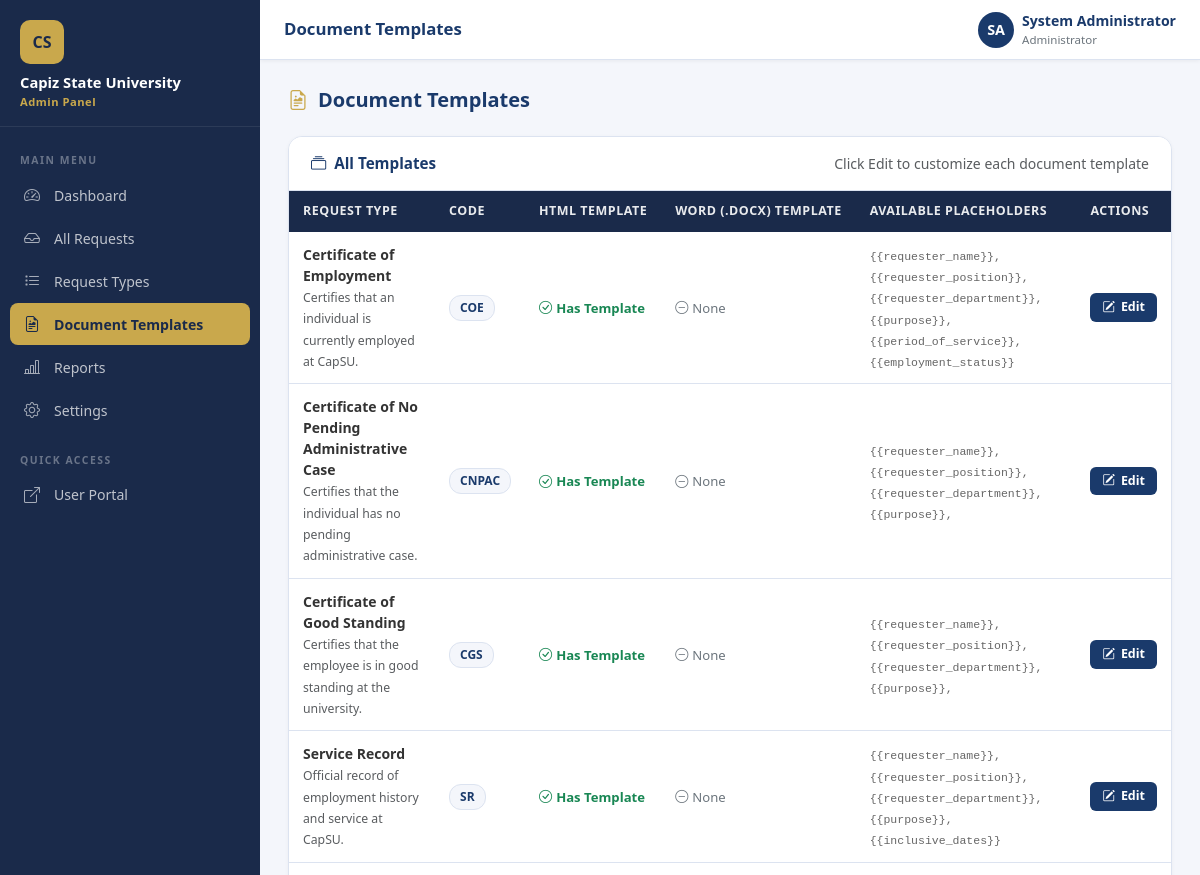
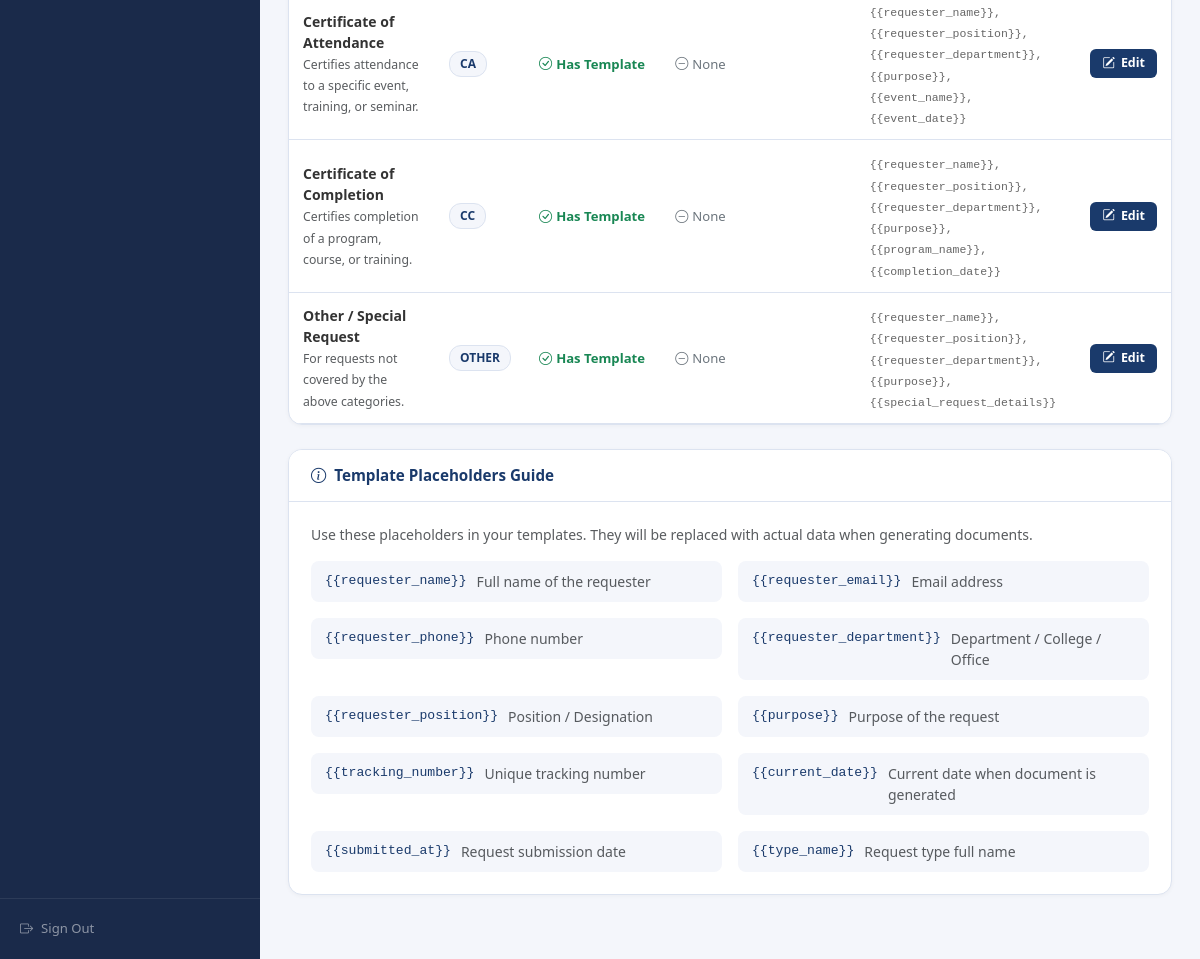
Screenshot of /admin/templates (signed in) with the database file from the repository (2 pictures, top to bottom).
### tables this page shows
CREATE TABLE IF NOT EXISTS settings (
  id INT PRIMARY KEY AUTO_INCREMENT,
  setting_key VARCHAR(100) UNIQUE NOT NULL,
  setting_value TEXT,
  updated_at TIMESTAMP DEFAULT CURRENT_TIMESTAMP ON UPDATE CURRENT_TIMESTAMP
);

CREATE TABLE IF NOT EXISTS document_templates (
  id INT PRIMARY KEY AUTO_INCREMENT,
  request_type_id INT NOT NULL UNIQUE,
  template_content LONGTEXT,
  header_html LONGTEXT,
  footer_html TEXT,
  layout_json JSON,
  template_docx_path VARCHAR(255) DEFAULT NULL,
  updated_at TIMESTAMP DEFAULT CURRENT_TIMESTAMP ON UPDATE CURRENT_TIMESTAMP,
  FOREIGN KEY (request_type_id) REFERENCES request_types(id)
);

CREATE TABLE IF NOT EXISTS request_types (
  id INT PRIMARY KEY AUTO_INCREMENT,
  code VARCHAR(20) UNIQUE NOT NULL,
  name VARCHAR(150) NOT NULL,
  description TEXT,
  form_fields JSON,
  is_active TINYINT(1) DEFAULT 1
);

### includes/functions.php (called while the page is built, shortened)
<?php
function get_setting($key) {
    $db = get_db();
    $stmt = $db->prepare('SELECT setting_value FROM settings WHERE setting_key = ?');
    $stmt->execute([$key]);
    $row = $stmt->fetch();
    return $row ? $row['setting_value'] : null;
}
function get_request_types_with_templates() {
    $db = get_db();
    $stmt = $db->query(
        'SELECT rt.*, dt.id AS template_id, dt.template_content,
                dt.header_html, dt.footer_html, dt.layout_json,
                dt.template_docx_path
         FROM request_types rt
         LEFT JOIN document_templates dt ON rt.id = dt.request_type_id
         ORDER BY rt.id ASC'
    );
    return $stmt->fetchAll();
}

### admin/templates.php (the view, shortened to what this page needs)
<?php
require_once __DIR__ . '/../includes/functions.php';
$templates = get_request_types_with_templates();
?>
<!DOCTYPE html>
<html lang="en">
<head>
    <link rel="stylesheet" href="https://cdn.jsdelivr.net/npm/bootstrap@5.3.2/dist/css/bootstrap.min.css">
    <link rel="stylesheet" href="https://cdn.jsdelivr.net/npm/bootstrap-icons@1.11.3/font/bootstrap-icons.min.css">
    <link rel="stylesheet" href="../assets/css/admin.css">
</head>
<body>
<?php include __DIR__ . '/includes/sidebar.php'; ?>
<div class="admin-main">
<?php include __DIR__ . '/includes/header.php'; ?>
<div class="admin-content">
    <div class="page-header-bar">
        <h4><i class="bi bi-file-earmark-richtext"></i> Document Templates</h4>
    </div>
    <div class="admin-card">
        <div class="card-header">
            <h5><i class="bi bi-collection"></i> All Templates</h5>
            <span class="text-muted small">Click Edit to customize each document template</span>
        </div>
        <div class="card-body p-0">
            <table class="admin-table">
                <thead>
                    <tr>
                        <th>Request Type</th>
                        <th>Code</th>
                        <th>HTML Template</th>
                        <th>Word (.docx) Template</th>
                        <th>Available Placeholders</th>
                        <th>Actions</th>
                    </tr>
                </thead>
                <tbody>
                    <?php foreach ($templates as $tpl): ?>
                    <tr>
                        <td>
                            <strong><?= htmlspecialchars($tpl['name']) ?></strong>
                            <br><small class="text-muted"><?= htmlspecialchars($tpl['description'] ?? '') ?></small>
                        </td>
                        <td>
                            <span class="status-badge" style="background:var(--light-bg);color:var(--primary-navy);border:1px solid var(--border-color);">
                                <?= htmlspecialchars($tpl['code']) ?>
                            </span>
                        </td>
                        <td>
                            <?php if ($tpl['template_content']): ?>
                            <span style="color:#198754;font-size:0.82rem;font-weight:600;"><i class="bi bi-check-circle me-1"></i>Has Template</span>
                            <?php else: ?>
                            <span style="color:#dc3545;font-size:0.82rem;font-weight:600;"><i class="bi bi-x-circle me-1"></i>No Template</span>
                            <?php endif; ?>
                        </td>
                        <td>
                            <?php if (!empty($tpl['template_docx_path'])): ?>
                            <span style="color:#198754;font-size:0.82rem;font-weight:600;"><i class="bi bi-file-word me-1"></i>Uploaded</span>
                            <?php else: ?>
                            <span style="color:#6c757d;font-size:0.82rem;"><i class="bi bi-dash-circle me-1"></i>None</span>
                            <?php endif; ?>
                        </td>
                        <td>
                            <code style="font-size:0.72rem;color:#666;">
                                {{requester_name}}, {{requester_position}},<br>
                                {{requester_department}}, {{purpose}},<br>
                                <?php
                                $fields = json_decode($tpl['form_fields'] ?? '[]', true) ?: [];
                                $ph = array_map(fn($f) => '{{'.$f['name'].'}}', $fields);
                                echo implode(', ', array_map('htmlspecialchars', $ph));
                                ?>
                            </code>
                        </td>
                        <td>
                            <a href="template_editor?type_id=<?= $tpl['id'] ?>" class="btn-admin-primary btn-admin-sm">
                                <i class="bi bi-pencil-square"></i> Edit
                            </a>
                        </td>
                    </tr>
                    <?php endforeach; ?>
                </tbody>
            </table>
        </div>
    </div>
    <div class="admin-card">
        <div class="card-header">
            <h5><i class="bi bi-info-circle"></i> Template Placeholders Guide</h5>
        </div>
        <div class="card-body">
            <p class="text-muted small mb-3">Use these placeholders in your templates. They will be replaced with actual data when generating documents.</p>
            <div class="row g-3">
                <?php
                $placeholders = [
                    ['{{requester_name}}',       'Full name of the requester'],
                    ['{{requester_email}}',      'Email address'],
                    ['{{requester_phone}}',      'Phone number'],
                    ['{{requester_department}}', 'Department / College / Office'],
                    ['{{requester_position}}',   'Position / Designation'],
                    ['{{purpose}}',              'Purpose of the request'],
                    ['{{tracking_number}}',      'Unique tracking number'],
                    ['{{current_date}}',         'Current date when document is generated'],
                    ['{{submitted_at}}',         'Request submission date'],
                    ['{{type_name}}',            'Request type full name'],
                ];
                foreach ($placeholders as $ph): ?>
                <div class="col-md-6">
                    <div style="background:var(--light-bg);border-radius:8px;padding:10px 14px;display:flex;gap:10px;align-items:flex-start;">
                        <code style="color:var(--primary-navy);font-size:0.82rem;white-space:nowrap;flex-shrink:0;"><?= $ph[0] ?></code>
                        <span class="text-muted small"><?= $ph[1] ?></span>
                    </div>
                </div>
                <?php endforeach; ?>
            </div>
        </div>
    </div>
</div>
</div>
</body>
</html>

### admin/includes/sidebar.php (shortened to what this page needs)
<?php
$current_page = basename($_SERVER['PHP_SELF'], '.php');
$uni_name = get_setting('university_name') ?: 'Capiz State University';
$uni_logo = get_setting('university_logo');
$nav_links = [
    ['href' => 'dashboard',      'icon' => 'bi-speedometer2',         'label' => 'Dashboard'],
    ['href' => 'requests',        'icon' => 'bi-inbox',                 'label' => 'All Requests'],
    ['href' => 'request_types',   'icon' => 'bi-list-task',             'label' => 'Request Types'],
    ['href' => 'templates',       'icon' => 'bi-file-earmark-richtext', 'label' => 'Document Templates'],
    ['href' => 'reports',         'icon' => 'bi-bar-chart-line',        'label' => 'Reports'],
    ['href' => 'settings',        'icon' => 'bi-gear',                  'label' => 'Settings'],
];
?>
<aside class="admin-sidebar" id="adminSidebar">
    <div class="sidebar-brand">
        <div class="brand-logo">
            <?php if (!empty($uni_logo)): ?>
            <img src="../<?= htmlspecialchars($uni_logo) ?>" alt="<?= htmlspecialchars($uni_name) ?> Logo" class="brand-logo-img brand-logo-img--square">
            <?php else: ?>CS<?php endif; ?>
        </div>
        <h6><?= htmlspecialchars($uni_name) ?></h6>
        <small>Admin Panel</small>
    </div>
    <nav class="sidebar-nav">
        <div class="nav-section-label">Main Menu</div>
        <ul class="list-unstyled mb-0">
            <?php foreach ($nav_links as $link): ?>
            <li class="nav-item">
                <a href="<?= $link['href'] ?>"
                   class="nav-link <?= ($current_page === $link['href']) ? 'active' : '' ?>">
                    <i class="bi <?= $link['icon'] ?>"></i>
                    <span><?= $link['label'] ?></span>
                </a>
            </li>
            <?php endforeach; ?>
        </ul>
        <div class="nav-section-label mt-2">Quick Access</div>
        <ul class="list-unstyled mb-0">
            <li class="nav-item">
                <a href="../index" target="_blank" class="nav-link">
                    <i class="bi bi-box-arrow-up-right"></i>
                    <span>User Portal</span>
                </a>
            </li>
        </ul>
    </nav>
    <div class="sidebar-footer">
        <a href="logout">
            <i class="bi bi-box-arrow-right"></i>
            <span>Sign Out</span>
        </a>
    </div>
</aside>

### assets/css/admin.css (style rules this page uses)
:root { --primary-dark: #1a2a4a; --primary-navy: #1a3a6b; --accent-gold: #c9a84c; --accent-gold-dark: #a8883a; --white: #ffffff; --sidebar-width: 260px; --header-height: 60px; --light-bg: #f4f6fb; --border-color: #dce3f0; --text-muted: #6c757d; }
* { box-sizing: border-box; }
body { font-family: 'Segoe UI', Arial, sans-serif; background: var(--light-bg); margin: 0; padding: 0; min-height: 100vh; }
.admin-sidebar { position: fixed; left: 0; top: 0; bottom: 0; width: var(--sidebar-width); background: var(--primary-dark); z-index: 1000; overflow-y: auto; transition: transform 0.3s ease; display: flex; flex-direction: column; }
.sidebar-brand { padding: 20px 20px 16px; border-bottom: 1px solid rgba(255,255,255,0.08); flex-shrink: 0; }
.sidebar-brand .brand-logo { width: 44px; height: 44px; background: var(--accent-gold); border-radius: 10px; display: flex; align-items: center; justify-content: center; font-weight: 900; font-size: 1rem; color: var(--primary-dark); margin-bottom: 10px; overflow: hidden; }
.sidebar-brand h6 { color: var(--white); font-size: 0.92rem; font-weight: 700; margin: 0 0 2px; line-height: 1.2; }
.sidebar-brand small { color: var(--accent-gold); font-size: 0.7rem; font-weight: 600; letter-spacing: 0.5px; display: block; }
.sidebar-nav { flex: 1; padding: 12px 0; }
.nav-section-label { font-size: 0.65rem; font-weight: 700; color: rgba(255,255,255,0.35); letter-spacing: 1.5px; text-transform: uppercase; padding: 14px 20px 4px; }
.sidebar-nav .nav-item { margin: 1px 10px; }
.sidebar-nav .nav-link { display: flex; align-items: center; gap: 10px; padding: 9px 14px; color: rgba(255,255,255,0.72); text-decoration: none; border-radius: 8px; font-size: 0.88rem; font-weight: 500; transition: all 0.2s; }
.sidebar-nav .nav-link i { font-size: 1rem; width: 20px; flex-shrink: 0; opacity: 0.85; }
.sidebar-nav .nav-link.active { background: var(--accent-gold); color: var(--primary-dark); font-weight: 700; }
.sidebar-nav .nav-link.active i { opacity: 1; color: var(--primary-dark); }
.sidebar-footer { padding: 14px 20px; border-top: 1px solid rgba(255,255,255,0.08); flex-shrink: 0; }
.sidebar-footer a { display: flex; align-items: center; gap: 8px; color: rgba(255,255,255,0.5); font-size: 0.82rem; text-decoration: none; padding: 6px 0; transition: color 0.2s; }
.admin-main { margin-left: var(--sidebar-width); padding-top: var(--header-height); min-height: 100vh; }
.admin-content { padding: 28px 28px 40px; }
.admin-card { background: var(--white); border-radius: 14px; border: 1px solid var(--border-color); overflow: hidden; margin-bottom: 24px; box-shadow: 0 1px 4px rgba(0,0,0,0.04); }
.admin-card .card-header { background: var(--white); border-bottom: 1px solid var(--border-color); padding: 16px 22px; display: flex; align-items: center; justify-content: space-between; }
.admin-card .card-header h5 { font-size: 0.95rem; font-weight: 700; color: var(--primary-navy); margin: 0; display: flex; align-items: center; gap: 8px; }
.admin-card .card-body { padding: 22px; }
.admin-table { width: 100%; border-collapse: collapse; font-size: 0.875rem; }
.admin-table thead th { background: var(--primary-dark); color: rgba(255,255,255,0.9); padding: 11px 14px; font-size: 0.78rem; font-weight: 600; text-transform: uppercase; letter-spacing: 0.5px; white-space: nowrap; }
.admin-table thead th:first-child { border-radius: 0; }
.admin-table tbody tr { border-bottom: 1px solid var(--border-color); transition: background 0.15s; }
.admin-table tbody td { padding: 12px 14px; vertical-align: middle; color: #333; }
.status-badge { display: inline-block; padding: 3px 10px; border-radius: 12px; font-size: 0.75rem; font-weight: 700; text-transform: capitalize; }
.btn-admin-primary { background: var(--primary-navy); color: var(--white); border: none; padding: 9px 22px; border-radius: 8px; font-weight: 600; font-size: 0.88rem; cursor: pointer; transition: all 0.2s; text-decoration: none; display: inline-flex; align-items: center; gap: 6px; }
.btn-admin-sm { padding: 5px 12px; font-size: 0.78rem; border-radius: 6px; }
.page-header-bar { display: flex; align-items: center; justify-content: space-between; margin-bottom: 24px; flex-wrap: wrap; gap: 12px; }
.page-header-bar h4 { font-size: 1.25rem; font-weight: 700; color: var(--primary-navy); margin: 0; display: flex; align-items: center; gap: 10px; }
.page-header-bar h4 i { color: var(--accent-gold); }

### rows the page displays
settings: setting_value "Capiz State University"
document_templates: request_type.name "Certificate of Employment", request_type.description "Certifies that an individual is currently employed at CapSU.", request_type.code "COE", shows "Has Template", shows "None", request_type.form_fields "{{period_of_service}}, {{employment_status}}"
document_templates: request_type.name "Certificate of No Pending Administrative Case", request_type.description "Certifies that the individual has no pending administrative case.", request_type.code "CNPAC", shows "Has Template", shows "None"
document_templates: request_type.name "Certificate of Good Standing", request_type.description "Certifies that the employee is in good standing at the university.", request_type.code "CGS", shows "Has Template", shows "None"
document_templates: request_type.name "Service Record", request_type.description "Official record of employment history and service at CapSU.", request_type.code "SR", shows "Has Template", shows "None", request_type.form_fields "{{inclusive_dates}}"
document_templates: request_type.name "Certificate of Attendance", request_type.description "Certifies attendance to a specific event, training, or seminar.", request_type.code "CA", shows "Has Template", shows "None", request_type.form_fields "{{event_name}}, {{event_date}}"
document_templates: request_type.name "Certificate of Completion", request_type.description "Certifies completion of a program, course, or training.", request_type.code "CC", shows "Has Template", shows "None", request_type.form_fields "{{program_name}}, {{completion_date}}"
document_templates: request_type.name "Other / Special Request", request_type.description "For requests not covered by the above categories.", request_type.code "OTHER", shows "Has Template", shows "None", request_type.form_fields "{{special_request_details}}"

### other values shown
$link['label'] "Dashboard"
$link['label'] "All Requests"
$link['label'] "Request Types"
$link['label'] "Document Templates"
$link['label'] "Reports"
$link['label'] "Settings"
$initials "SA"
$current_admin_name "System Administrator"
$ph[0] "{{requester_name}}"
$ph[1] "Full name of the requester"
$ph[0] "{{requester_email}}"
$ph[1] "Email address"
$ph[0] "{{requester_phone}}"
$ph[1] "Phone number"
$ph[0] "{{requester_department}}"
